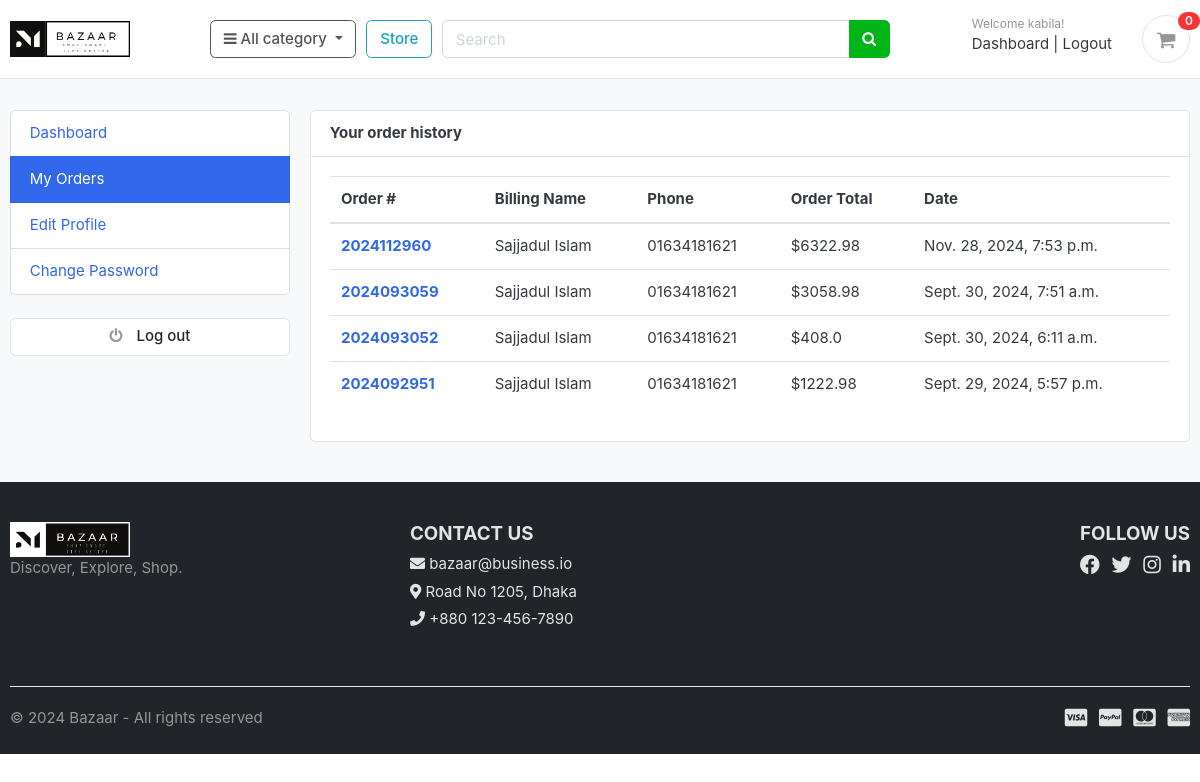
Page /accounts/my_orders/ (signed in) on the earlier database version.
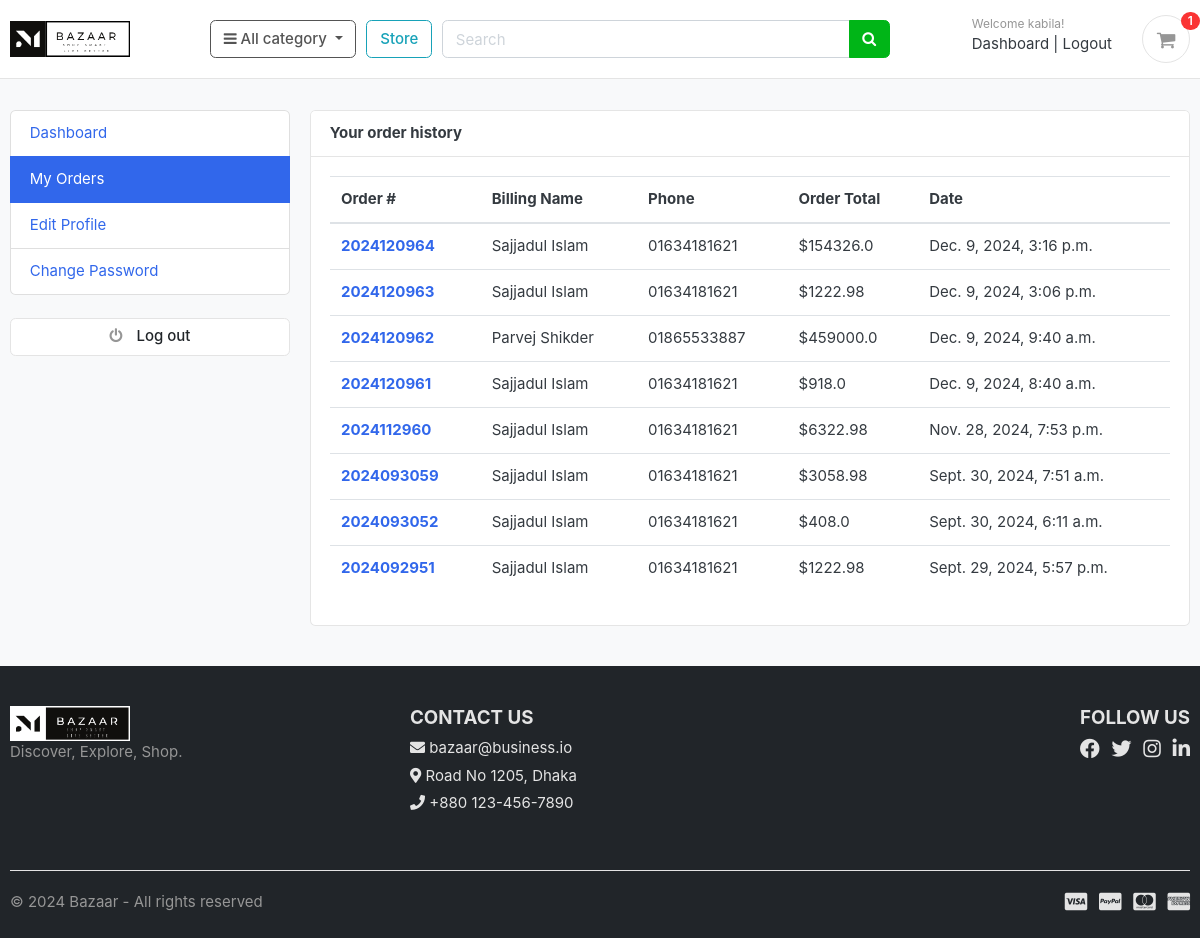
Same page on the later database version.
### accounts/models.py (models this page shows, shortened)
class Account(AbstractBaseUser):
    first_name      = models.CharField(max_length=50)
    last_name       = models.CharField(max_length=50)
    username        = models.CharField(max_length=50, unique=True)
    email           = models.EmailField(max_length=100, unique=True)
    phone_number    = models.CharField(max_length=50)
    date_joined     = models.DateTimeField(auto_now_add=True)
    last_login      = models.DateTimeField(auto_now=True)
    is_admin        = models.BooleanField(default=False)
    is_staff        = models.BooleanField(default=False)
    is_active        = models.BooleanField(default=False)
    is_superadmin        = models.BooleanField(default=False)
    USERNAME_FIELD = 'email'
    REQUIRED_FIELDS = ['username', 'first_name', 'last_name']
    objects = MyAccountManager()

### orders/models.py (models this page shows, shortened)
class Order(models.Model):
    STATUS = (
        ('New', 'New'),
        ('Accepted', 'Accepted'),
        ('Completed', 'Completed'),
        ('Cancelled', 'Cancelled'),
    )
    user = models.ForeignKey(Account, on_delete=models.SET_NULL, null=True)
    payment = models.ForeignKey(
        Payment, on_delete=models.SET_NULL, blank=True, null=True)
    order_number = models.CharField(max_length=20)
    first_name = models.CharField(max_length=50)
    last_name = models.CharField(max_length=50)
    phone = models.CharField(max_length=15)
    email = models.EmailField(max_length=50)
    address_line_1 = models.CharField(max_length=50)
    address_line_2 = models.CharField(max_length=50, blank=True)
    country = models.CharField(max_length=50)
    state = models.CharField(max_length=50)
    city = models.CharField(max_length=50)
    order_note = models.CharField(max_length=100, blank=True)
    order_total = models.FloatField()
    tax = models.FloatField()
    status = models.CharField(max_length=10, choices=STATUS, default='New')
    ip = models.CharField(blank=True, max_length=20)
    is_ordered = models.BooleanField(default=False)
    created_at = models.DateTimeField(auto_now_add=True)
    updated_at = models.DateTimeField(auto_now=True)
    def full_name(self):
        return f'{self.first_name} {self.last_name}'

### accounts/views.py (the view)
# urls.py: path('my_orders/', views.my_orders, name='my_orders'),
@login_required(login_url='login')
def my_orders(request):
    orders = Order.objects.filter(user=request.user, is_ordered=True).order_by('-created_at')
    context = {
        'orders': orders,
    }
    return render(request, 'accounts/my_orders.html', context)

### cart/context_processors.py (called while the page is built)
def counter(request):
    cart_count = 0
    if 'admin' in request.path:
        return {}
    else:
        try:
            cart = Cart.objects.filter(cart_id=_cart_id(request))
            if request.user.is_authenticated:
                cart_items = CartItem.objects.all().filter(user=request.user)
            else:
                cart_items = CartItem.objects.all().filter(cart=cart[:1])
            for cart_item in cart_items:
                cart_count += cart_item.quantity
        except Cart.DoesNotExist:
            cart_count = 0
    return dict(cart_count=cart_count)

### cart/views.py (called while the page is built)
def _cart_id(request):
    cart = request.session.session_key
    if not cart:
        cart = request.session.create()
    return cart

### category/context_processors.py (called while the page is built)
def menu_links(request):
    links = Category.objects.all()
    return dict(links=links)

### category/models.py (called while the page is built)
    def get_url(self):
        return reverse('products_by_category', args=[self.slug])

### accounts/templates/accounts/my_orders.html (shortened to what this page needs)
{% extends 'base.html' %}
{% block content %}
<section class="section-conten padding-y bg">
<div class="container">
	<div class="row">
	{% include 'accounts/dashboard_sidebar.html' %}
	<main class="col-md-9">
		<article class="card">
		<header class="card-header">
			<strong class="d-inline-block mr-3">Your order history</strong>
		</header>
		<div class="card-body">
			<div class="row">
			<div class="col-md-12">
				<table class="table table-hover">
				  <thead>
				    <tr>
				      <th scope="col">Order #</th>
				      <th scope="col">Billing Name</th>
				      <th scope="col">Phone</th>
				      <th scope="col">Order Total</th>
							<th scope="col">Date</th>
				    </tr>
				  </thead>
				  <tbody>
						{% for order in orders %}
				    <tr>
				      <th scope="row"><a href="{% url 'order_detail' order.order_number %}">{{order.order_number}}</a></th>
				      <td>{{order.full_name}}</td>
				      <td>{{order.phone}}</td>
				      <td>${{order.order_total}}</td>
							<td>{{order.created_at}}</td>
				    </tr>
				{% endfor %}
				  </tbody>
				</table>
			</div>
			</div>
		</div>
		</article>
	</main>
</div>
</div>
</section>
{% endblock %}

### templates/base.html (shortened to what this page needs)
{% load static %}
<!DOCTYPE HTML>
<html lang="en">
<head>
  <link href="{% static 'css/bootstrap.css' %}" rel="stylesheet" type="text/css" />
  <link href="{% static 'fonts/fontawesome/css/all.min.css' %}" type="text/css" rel="stylesheet">
  <link href="{% static 'css/ui.css' %}" rel="stylesheet" type="text/css" />
  <link href="{% static 'css/responsive.css' %}" rel="stylesheet" media="only screen and (max-width: 1200px)" />
  <link href="{% static 'css/custom.css' %}" rel="stylesheet" type="text/css" />
  <link rel="stylesheet" href="https://cdnjs.cloudflare.com/ajax/libs/font-awesome/4.7.0/css/font-awesome.min.css">
</head>
<body>
  {% include 'includes/navbar.html' %}
  {% block content %}{% endblock %}
  {% include 'includes/footer.html' %}

### templates/includes/navbar.html (shortened to what this page needs)
{% load static %}
<header class="section-header fixed-top pb-8" style="background-color: white;">
  <section class="header-main border-bottom">
    <div class="container">
      <div class="row align-items-center">
        <div class="col-lg-2 col-md-3 col-6">
          <a href="{% url 'home' %}" class="brand-wrap">
            <img src="{% static 'images/black.png' %}" alt="Bazaar Logo" style="width: 120px; height: auto;">
          </a>
        </div>
        <div class="col-lg col-sm col-md col-6 flex-grow-0">
          <div class="category-wrap dropdown d-inline-block float-right">
            <button type="button" class="btn btn-outline-secondary dropdown-toggle" data-toggle="dropdown">
              <i class="fa fa-bars"></i> All category
            </button>
          </div>
        </div>
        <a href="{% url 'store' %}" class="btn btn-outline-info">Store</a>
        <div class="col-lg col-md-6 col-sm-12 col">
          <form action="{% url 'search' %}" class="search" method="GET">
            <div class="input-group w-100">
              <input type="text" class="form-control" style="width: 60%" placeholder="Search" name="keyword" />
              <div class="input-group-append">
                <button class="btn btn-success text-white" type="submit">
                  <i class="fa fa-search"></i>
                </button>
              </div>
            </div>
          </form>
        </div>
        <div class="col-lg-3 col-sm-6 col-8 order-2 order-lg-3">
          <div class="d-flex justify-content-end mb-3 mb-lg-0">
            {% if user.id is None %}
            <div class="widget-header">
              <small class="title text-muted">Welcome guest!</small>
              <div>
                <a href="{% url 'login' %}">Login</a>
                <span class="dark-transp"> | </span>
                <a href="{% url 'register' %}"> Register</a>
              </div>
            </div>
            {% else %}
            <div class="widget-header">
              <small class="title text-muted">Welcome {{user.first_name}}!</small>
              <div>
                <a href="{% url 'dashboard' %}">Dashboard</a>
                <span class="dark-transp"> | </span>
                <a href="{% url 'logout' %}"> Logout</a>
              </div>
            </div>
            {% endif %}
            <a href="{% url 'cart' %}" class="widget-header pl-3 ml-3">
              <div class="icon icon-sm rounded-circle border">
                <i class="fa fa-shopping-cart"></i>
              </div>
              <span class="badge badge-pill badge-danger notify">{{cart_count}}</span>
            </a>
          </div>
        </div>
      </div>
    </div>
  </section>
</header>

### accounts/templates/accounts/dashboard_sidebar.html
<aside class="col-md-3">
  <ul class="list-group">
    <a class="list-group-item {% if '/accounts/' == request.path %}active{% endif %}"
    href="{% url 'dashboard' %}"> Dashboard </a>
    <a class="list-group-item {% if '/my_orders/' in request.path %}active{% endif %}"
    href="{% url 'my_orders' %}"> My Orders </a>
    <a class="list-group-item {% if '/edit_profile/' in request.path %}active{% endif %}"
    href="{% url 'edit_profile' %}"> Edit Profile </a>
    <a class="list-group-item {% if '/change_password/' in request.path %}active{% endif %}"
    href="{% url 'change_password' %}"> Change Password </a>
  </ul>
  <br>
  <a class="btn btn-light btn-block" href="{% url 'logout' %}"> <i class="fa fa-power-off"></i> <span class="text">Log out</span> </a>
</aside>

### templates/includes/footer.html
{% load static %}
<footer class="section-footer bg-dark text-light" style="background: #343a40;">
	<div class="container">
		<section class="footer-top padding-y">
			<div class="row">
				<aside class="col-md-4 text-center text-md-left mb-4 mb-md-0">
					<div class="footer-logo">
						<img src="{% static 'images/white.png' %}" alt="Bazaar Logo"
							style="width: 120px; height: auto;">
					</div>
					<p class="text-muted">Discover, Explore, Shop.</p>
				</aside>
				<aside class="col-md-4">
					<h5 class="text-uppercase">Contact Us</h5>
					<ul class="list-unstyled">
						<li><i class="fas fa-envelope"></i> bazaar@business.io</li>
						<li><i class="fas fa-map-marker-alt"></i> Road No 1205, Dhaka</li>
						<li><i class="fas fa-phone"></i> +880 123-456-7890</li>
					</ul>
				</aside>
				<aside class="col-md-4 text-md-right text-center">
					<h5 class="text-uppercase">Follow Us</h5>
					<ul class="list-inline">
						<li class="list-inline-item">
							<a href="#" class="text-light social-icon" style="transition: color 0.3s ease;"
								onmouseover="this.style.color='#007bff'" onmouseout="this.style.color='light'"><i
									class="fab fa-facebook fa-lg"></i></a>
						</li>
						<li class="list-inline-item">
							<a href="#" class="text-light social-icon" style="transition: color 0.3s ease;"
								onmouseover="this.style.color='#007bff'" onmouseout="this.style.color='light'"><i
									class="fab fa-twitter fa-lg"></i></a>
						</li>
						<li class="list-inline-item">
							<a href="#" class="text-light social-icon" style="transition: color 0.3s ease;"
								onmouseover="this.style.color='#007bff'" onmouseout="this.style.color='light'"><i
									class="fab fa-instagram fa-lg"></i></a>
						</li>
						<li class="list-inline-item">
							<a href="#" class="text-light social-icon" style="transition: color 0.3s ease;"
								onmouseover="this.style.color='#007bff'" onmouseout="this.style.color='light'"><i
									class="fab fa-linkedin fa-lg"></i></a>
						</li>
					</ul>
				</aside>
			</div>
		</section>
		<section class="footer-bottom border-top padding-y" style="border-top: 1px solid rgba(255, 255, 255, 0.1);">
			<div class="row">
				<div class="col-md-6 text-center text-md-left">
					<p class="text-muted mb-0">© 2024 Bazaar - All rights reserved</p>
				</div>
				<div class="col-md-6 text-center text-md-right">
					<ul class="list-inline">
						<li class="list-inline-item"><i class="fab fa-cc-visa fa-lg"></i></li>
						<li class="list-inline-item"><i class="fab fa-cc-paypal fa-lg"></i></li>
						<li class="list-inline-item"><i class="fab fa-cc-mastercard fa-lg"></i></li>
						<li class="list-inline-item"><i class="fab fa-cc-amex fa-lg"></i></li>
					</ul>
				</div>
			</div>
		</section>
	</div>
</footer>

### static/css/ui.css (style rules this page uses)
html { font-family: "Inter", sans-serif; font-size: 15px; }
.icon-xs, .icon-sm, .icon-md, .icon-lg { display: inline-block; text-align: center; flex-shrink: 0; flex-grow: 0; }
.icon-sm { width: 48px; height: 48px; line-height: 48px !important; font-size: 20px; }
.padding-y { padding-top: 40px; padding-bottom: 40px; }
article:after, .form-group:after { display: block; clear: both; content: ""; }
.bg { background-color: #f8f9fa; }
p:last-child { margin-bottom: 0; }
.header-main { position: relative; padding-top: 1rem; padding-bottom: 1rem; }
.widget-header { display: inline-block; vertical-align: middle; position: relative; }
.widget-header a { color: #343a40; }
.widget-header i { color: #969696; }
.widget-header .title { display: block; }
.widget-header .notify { position: absolute; top: -3px; right: -10px; }
.section-footer ul li { margin-bottom: 5px; }
.section-footer ul a { color: inherit; }
.footer-bottom { padding-top: 20px; padding-bottom: 20px; }
.btn-light { background-color: #fff; border-color: #e4e4e4; }
.btn-light i { color: #969696; }
.btn i + .text { margin-left: 10px; }
.list-inline { margin-bottom: 0; }
.list-inline-item { vertical-align: middle; }
[class*=list-] li:after { visibility: hidden; display: block; content: ""; overflow: hidden; height: 0; clear: both; }
.notify { position: absolute; top: -4px; right: -10px; display: inline-block; padding: 0.25em 0.6em; font-size: 12px; line-height: 1; text-align: center; border-radius: 3rem; color: #fff; background-color: #fa3434; }

### templates/base.html (style rules this page uses)
body { padding-top: 70px; }
.fixed-top { z-index: 1030; }

Differences in the rows shown:
added Order: order_number "2024120964", full_name "Sajjadul Islam", phone "01634181621", order_total "154326.0", created_at "Dec. 9, 2024, 3:16 p.m."
added Order: order_number "2024120963", full_name "Sajjadul Islam", phone "01634181621", order_total "1222.98", created_at "Dec. 9, 2024, 3:06 p.m."
added Order: order_number "2024120962", full_name "Parvej Shikder", phone "01865533887", order_total "459000.0", created_at "Dec. 9, 2024, 9:40 a.m."
added Order: order_number "2024120961", full_name "Sajjadul Islam", phone "01634181621", order_total "918.0", created_at "Dec. 9, 2024, 8:40 a.m."
Other differences:
{{ cart_count }}: "0" → "1"
